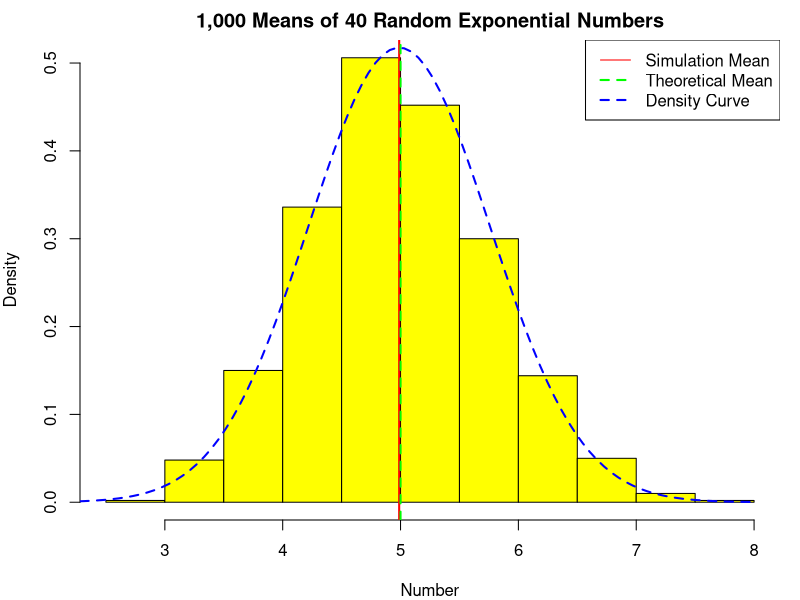
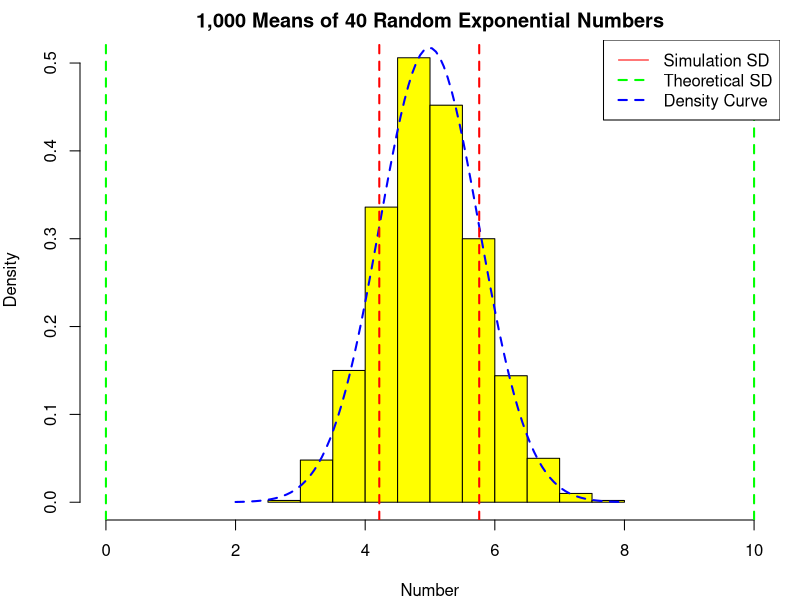

Generate these figures, in order, with R:
#simulation for 1000 averages of 40 random exponentials
set.seed(4000)
rmeans = NULL
for(i in 1:1000) {
        rmeans <- c(rmeans, mean(rexp(40, 0.2)))
}

#comparing means of simulations
par(mar = c(4,4,2,1))
hist(rmeans, col = "yellow", xlab = "Number", freq = FALSE,
     main = "1,000 Means of 40 Random Exponential Numbers")
abline(v = mean(rmeans), col = "red", lwd = 2)
abline(v = 1/0.2, col = "green", lwd = 2, lty = 2)
x.mean <- seq(2, 8, length.out=100)
y.mean <- dnorm(x.mean, mean(rmeans), sd(rmeans))
lines(x.mean, y.mean, col = "blue", lwd = 2, lty = 2)
legend("topright", legend = c("Simulation Mean", "Theoretical Mean", 
                              "Density Curve"), 
       col = c("red", "green", "blue"), lwd = c(1, 2, 2), lty = c(1, 2, 2))

means <- data.frame("Statistic" = c("Theoretical Mean", "Simulation Mean"), 
                    "Mean" = c(1/0.2, mean(rmeans)))
print(means)

#comparing variances
hist(rmeans, col = "yellow", xlab = "Number", freq = FALSE, xlim = c(0, 10),
     main = "1,000 Means of 40 Random Exponential Numbers")
x.mean <- seq(2, 8, length.out=100)
y.mean <- dnorm(x.mean, mean(rmeans), sd(rmeans))
lines(x.mean, y.mean, col = "blue", lwd = 2, lty = 2)
abline(v = mean(rmeans) - sd(rmeans), col = "red", lwd = 2, lty = 2)
abline(v = mean(rmeans) + sd(rmeans), col = "red", lwd = 2, lty = 2)
abline(v = 1/0.2 - 1/0.2, col = "green", lwd = 2, lty = 2)
abline(v = 1/0.2 + 1/0.2, col = "green", lwd = 2, lty = 2)
legend("topright", legend = c("Simulation SD", "Theoretical SD", 
                              "Density Curve"), 
       col = c("red", "green", "blue"), lwd = c(1, 2, 2), lty = c(1, 2, 2))

sds <- data.frame("Statistic" = c("Theoretical Mean", "Simulation Mean"), 
                  "Standard Deviation" = c(1/0.2, sd(rmeans)))
print(sds)

#prove normal distribution
sd1low <- mean(rmeans) - sd(rmeans)
sd2low <- mean(rmeans) - 2*sd(rmeans)
sd3low <- mean(rmeans) - 3*sd(rmeans)
sd1high <- mean(rmeans) + sd(rmeans)
sd2high <- mean(rmeans) + 2*sd(rmeans)
sd3high <- mean(rmeans) + 3*sd(rmeans)
sd1percent <- length(which(rmeans <= sd1high & rmeans >=sd1low))/length(rmeans)
sd2percent <- length(which(rmeans <= sd2high & rmeans >=sd2low))/length(rmeans)
sd3percent <- length(which(rmeans <= sd3high & rmeans >=sd3low))/length(rmeans)
dist <- data.frame("Standard_Deviations" = c(1, 2, 3), 
                   "Normal_Distribution" = c(.68, .95, .99),
                   "Simulation_Percents" = c(sd1percent, sd2percent, sd3percent))
print(dist)
